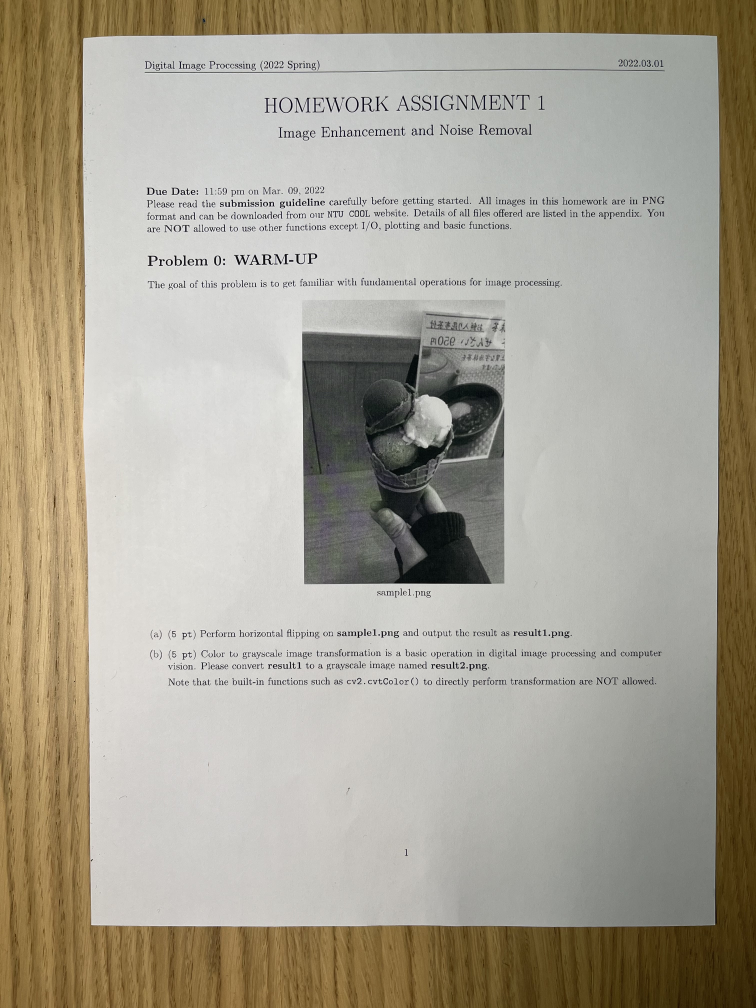
#> input picture Team17-2/test/IMG_0437.jpg, 3024 x 4032 px (shown at 1/4 size)
$ python 'preprocessing copy.py' --image ../test/IMG_0437.jpg
#> lines starting #> are read from the running program, lines starting #| are printed output that depends on the picture; after the words box and inside, x2 and y2 are one past the last pixel; in counts of white or black regions, pixels touching at a corner belong together
#> further down, img is the input picture: shape (4032, 3024, 3); mean B, G, R 147.2, 161.6, 167.6
# ---------------------------------------------------------------------------- #
#                                    Imports                                   #
# ---------------------------------------------------------------------------- #
from sklearn.cluster import KMeans
import math
import numpy as np
from matplotlib.figure import Figure
import cv2
import io

# ---------------------------------------------------------------------------- #
#                                Hyperparameters                               #
# ---------------------------------------------------------------------------- #
RESIZE_HEIGHT = 500
FILTER_SIZE = 11
FILTER_SIGMA_COLOR = 75
FILTER_SIGMA_SPACE = 75
ADAPTIVE_BLOCKSIZE = 11
ADAPTIVE_C = 2
HOUGH_LENGTH = 0.3 * RESIZE_HEIGHT
MAP_POINTS = np.array([(0,0), (2100,0), (2100, 2970), (0, 2970)], np.float32)

# ---------------------------------------------------------------------------- #
#                               Utility Functions                              #
# ---------------------------------------------------------------------------- #


def intersection_rho_theta(rho1, theta1, rho2, theta2):
    """
    Find the intersection of two lines using rho-theta representation.
    Ref: https://stackoverflow.com/questions/383480/intersection-of-two-lines-defined-in-rho-theta-parameterization
    """
    ct1 = np.cos(theta1)
    st1 = np.sin(theta1)
    ct2 = np.cos(theta2)
    st2 = np.sin(theta2)
    denom = ct1 * st2 - ct2 * st1
    if denom == 0:
        return None
    else:
        x = (st2 * rho1 - st1 * rho2) / denom
        y = (ct1 * rho2 - ct2 * rho1) / denom
        return x, y


def order_points(pts):
    """
    Order the points in a clockwise fashion.
    Ref: https://www.pyimagesearch.com/2014/08/25/4-point-opencv-getperspective-transform-example/
    """
    rect = np.zeros((4, 2), dtype="float32")
    s = pts.sum(axis=1)
    rect[0] = pts[np.argmin(s)]
    rect[2] = pts[np.argmax(s)]
    diff = np.diff(pts, axis=1)
    rect[1] = pts[np.argmin(diff)]
    rect[3] = pts[np.argmax(diff)]
    return rect

def draw_hough_lines(img, lines, color=(0, 0, 255), thickness=1, groups=None):
    if groups is not None:
        group_colors = [(255, 0, 0), (0, 255, 0), (0, 0, 255), (255, 255, 0), (255, 0, 255), (0, 255, 255)]
    img_colored = cv2.cvtColor(img, cv2.COLOR_GRAY2BGR)
    for i in range(0, len(lines)):
        rho = lines[i][0][0]
        theta = lines[i][0][1]
        a = math.cos(theta)
        b = math.sin(theta)
        x0 = a * rho
        y0 = b * rho
        pt1 = (int(x0 + 1000*(-b)), int(y0 + 1000*(a)))
        pt2 = (int(x0 - 1000*(-b)), int(y0 - 1000*(a)))
        if groups is not None:
            cv2.line(img_colored, pt1, pt2, group_colors[groups[i]], thickness, cv2.LINE_AA)
        else:
            cv2.line(img_colored, pt1, pt2, color, thickness, cv2.LINE_AA)
    return img_colored

def draw_points(img, points, color=(0, 0, 255), thickness=5):
    img_colored = cv2.cvtColor(img, cv2.COLOR_GRAY2BGR)
    for i in range(0, len(points)):
        pt = points[i]
        cv2.circle(img_colored, pt, thickness, color, -1)
    return img_colored

def convert_figure_to_array(figure):
    """
    Convert a Matplotlib figure to a numpy array
    Ref: https://stackoverflow.com/questions/7821518/matplotlib-save-plot-to-numpy-array
    """
    with io.BytesIO() as buff:
        figure.savefig(buff, format='raw')
        buff.seek(0)
        data = np.frombuffer(buff.getvalue(), dtype=np.uint8)
    w, h = figure.canvas.get_width_height()
    im = data.reshape((int(h), int(w), -1))
    return im

# [21 lines left out: function simplest_cb, not called in this run]
# ---------------------------------------------------------------------------- #
#                                  Main Logic                                  #
# ---------------------------------------------------------------------------- #
def crop_and_transform(img):
    """
    Crop the image and transform it to a Rectangle.
    """
    # ----------------- Setup Figure to Record Intermediate Steps ---------------- #
    fig = Figure(figsize=(15, 8))

    # ------------------------------- Preprocessing ------------------------------ #
    scale = RESIZE_HEIGHT / img.shape[0]
    resized = cv2.resize(img, (int(img.shape[1] * scale), RESIZE_HEIGHT))
    grayscale = cv2.cvtColor(resized, cv2.COLOR_BGR2GRAY)
    ax = fig.add_subplot(2, 3, 1)
    ax.imshow(grayscale, cmap='gray')
    ax.set_title('Grayscale')

    # --------------------------------- Binarize --------------------------------- #
    blurred = cv2.bilateralFilter(grayscale, FILTER_SIZE, FILTER_SIGMA_COLOR, FILTER_SIGMA_SPACE)
    equalized = cv2.createCLAHE(clipLimit=2.0, tileGridSize=(8, 8)).apply(blurred)
    thresh = cv2.adaptiveThreshold(equalized, 255, cv2.ADAPTIVE_THRESH_GAUSSIAN_C, cv2.THRESH_BINARY, ADAPTIVE_BLOCKSIZE, ADAPTIVE_C)
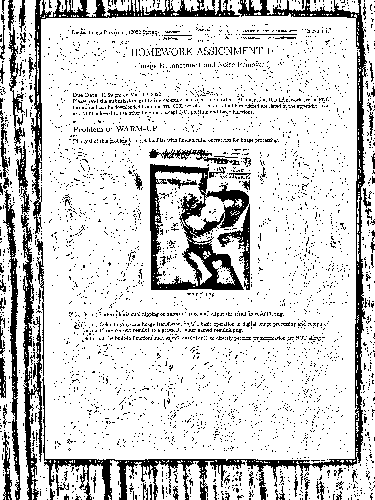
#> thresh: shape (500, 375); 83% white; 3546 black regions (3465 under 20 px), largest, box (x1, y1, x2, y2) and area: (42, 0, 367, 500) 6727, (150, 164, 250, 290) 5027, (31, 0, 240, 234) 2794

    # ------------------- Find the Largest Connected Component ------------------- #
    components = cv2.connectedComponentsWithStats(thresh)
    max_area = 0
    max_idx = 0
    for i in range(len(components[2])):
        if components[2][i][4] > max_area:
            max_area = components[2][i][4]
            max_idx = i
#> this loop made 404 passes
#> (max_area, max_idx) on passes 1 to 2: (31899, 0), (136114, 1)
#> after the loop, max_area = 136114; max_idx = 1
    filtered = np.zeros(thresh.shape, np.uint8)
    filtered[components[1] == max_idx] = 255
    filtered = cv2.morphologyEx(filtered, cv2.MORPH_OPEN, cv2.getStructuringElement(cv2.MORPH_ELLIPSE, (5,5)))

    # --------------------- Find the Border of the Component --------------------- #
    contour, hier = cv2.findContours(filtered,cv2.RETR_EXTERNAL,cv2.CHAIN_APPROX_SIMPLE)
    max_area = 0
    max_idx = 0
    for i in range(len(contour)):
        area = cv2.contourArea(contour[i])
        if area > max_area:
            max_area = area
            max_idx = i
    contour = contour[max_idx]
    contour_image = np.zeros(grayscale.shape, np.uint8)
    cv2.drawContours(contour_image, [contour], 0, 255, 2)
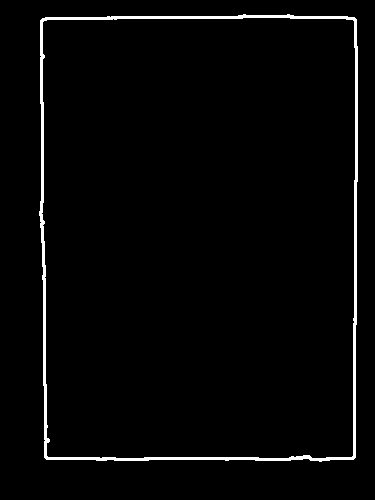
#> contour_image: shape (500, 375); 2.5% white; 1 white region, box (x1, y1, x2, y2) and area: (39, 14, 358, 462) 4637
    ax = fig.add_subplot(2, 3, 2)
    ax.imshow(contour_image, cmap='gray')
    ax.set_title('Contour')

    # ------------------------------ Hough Transform ----------------------------- #
    lines = lines = cv2.HoughLines(contour_image, 1, np.pi / 180, round(HOUGH_LENGTH), None, 0, 0)
    ax = fig.add_subplot(2, 3, 3)
    ax.imshow(draw_hough_lines(grayscale, lines))
#> after the loop in draw_hough_lines, `for i in range(0, len(lines)):`:
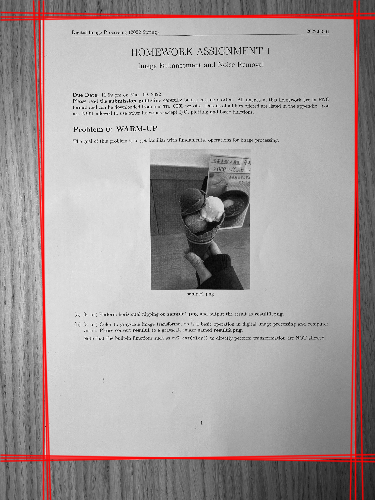
#> img_colored: shape (500, 375, 3); mean B, G, R 156.9, 156.9, 165.3
    ax.set_title('Hough Transform')

    # ------------------ Cluster the Lines Use the Center Points ----------------- #
    center = (int(grayscale.shape[1] / 2), int(grayscale.shape[0] / 2))
    points = []
    for i in range(0, len(lines)):
        # calculate the distance from the center of the image to the line
        rho = lines[i][0][0]
        theta = lines[i][0][1]
        a = math.cos(theta)
        b = math.sin(theta)
        x0 = a * rho
        y0 = b * rho
        orgin = np.array([x0, y0])
        direction = np.array([b, a])
        points.append(orgin + direction * np.dot(direction, center - orgin))

    kmeans = KMeans(n_clusters=4, random_state=0).fit_predict(points)
    ax = fig.add_subplot(2, 3, 4)
    ax.imshow(draw_hough_lines(grayscale, lines, groups=kmeans))
#> call 2 of draw_hough_lines, with lines = array of shape (12, 1, 2), color = (0, 0, 255), thickness = 1, groups = array of shape (12,)
#> after the loop in draw_hough_lines (call 2), `for i in range(0, len(lines)):`:
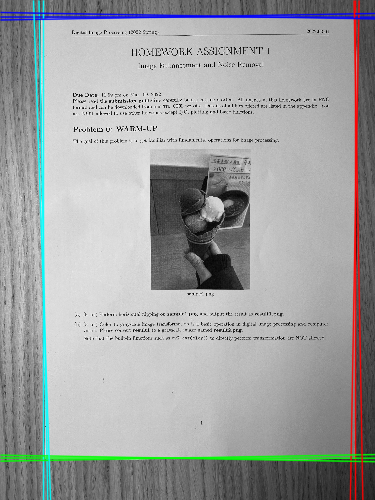
#> img_colored: shape (500, 375, 3); mean B, G, R 161.1, 161.1, 159.3
    ax.set_title('Clustered Lines')

    # -------- Cluster the Intersection Points of the Lines into 4 Groups -------- #
    intersections = []
    for i in range(0, len(kmeans)):
        for j in range(i+1, len(kmeans)):
            if kmeans[i] != kmeans[j]:
                point = intersection_rho_theta(lines[i][0][0], lines[i][0][1], lines[j][0][0], lines[j][0][1])
                if point is not None:
                    x,y = point
                    if 0 <= x < grayscale.shape[1] and 0 <= y < grayscale.shape[0]:
                        intersections.append(point)
    kmeans = KMeans(n_clusters=4, random_state=0).fit(intersections).cluster_centers_
    kmeans = order_points(np.array(kmeans, np.float32))
    ax = fig.add_subplot(2, 3, 5)
    ax.imshow(draw_points(grayscale, kmeans.astype(np.int32)))
#> the loop in draw_points, `for i in range(0, len(points)):` made 4 passes
#> pt on passes 1 to 4: [38, 16], [356, 16], [356, 458], [46, 458]
#> after the loop in draw_points, `for i in range(0, len(points)):`:
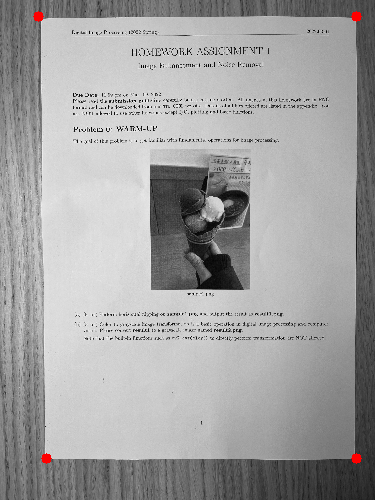
#> img_colored: shape (500, 375, 3); mean B, G, R 161.3, 161.3, 161.7
    ax.set_title('Clustered Intersections')

    # ----------------------- Perform Perspective Transfrom ---------------------- #
    homography = cv2.getPerspectiveTransform(kmeans / scale, MAP_POINTS)
#> homography = [[0.82, -0.0143, -253.4], [-1.75e-06, 0.813, -107.1], [-1.5e-10, -6.81e-06, 1]]
    warped = cv2.warpPerspective(img, homography, (2100, 2970))
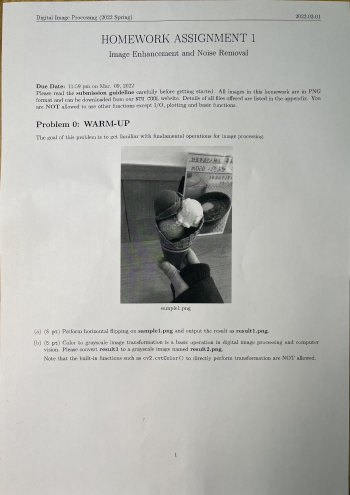
#> warped: shape (2970, 2100, 3) (shown at 1/6 size); mean B, G, R 176.2, 180.2, 179.7
    ax = fig.add_subplot(2, 3, 6)
    ax.imshow(warped)
    ax.set_title('Perspective Transformed')

    return convert_figure_to_array(fig), warped

if __name__ == '__main__':
    import argparse
    argparser = argparse.ArgumentParser()
    argparser.add_argument('-i', '--image', type=str, required=True)
    args = argparser.parse_args()
    img = cv2.imread(args.image)
    output, result = crop_and_transform(img)
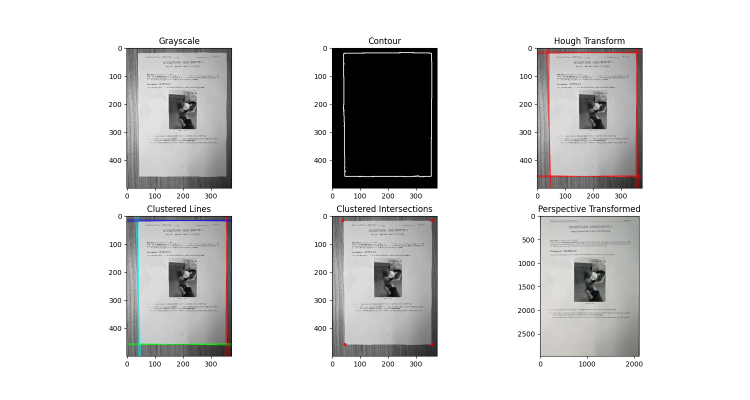
#> output: shape (800, 1500, 4) (shown at 1/2 size); mean B, G, R, A 218.2, 218.4, 218.7, 255
    cv2.imwrite('output.png', output)
    cv2.imwrite('result.png', result)

$ run again, on Team17-2/test/IMG_0441.jpg
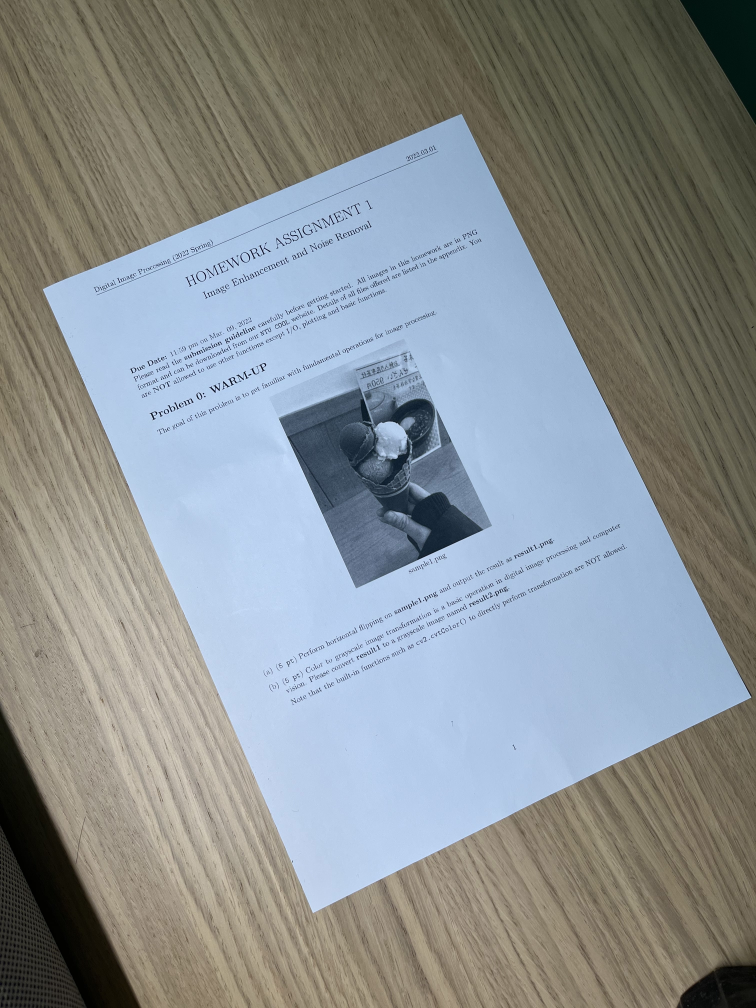
#> input picture Team17-2/test/IMG_0441.jpg, 3024 x 4032 px (shown at 1/4 size)
#> img is the input picture: shape (4032, 3024, 3); mean B, G, R 145.2, 143.1, 137.5
#> thresh: shape (500, 375); 79% white; 3833 black regions (3667 under 20 px), largest, box (x1, y1, x2, y2) and area: (0, 0, 375, 500) 7933, (138, 189, 240, 292) 2799, (0, 74, 164, 484) 2576
#> the loop in crop_and_transform, `for i in range(len(components[2])):` made 325 passes
#> (max_area, max_idx) on passes 1 to 2: (39449, 0), (143248, 1)
#> after the loop in crop_and_transform, `for i in range(len(components[2])):`: max_area = 143248; max_idx = 1
#> contour_image: shape (500, 375); 2.1% white; 1 white region, box (x1, y1, x2, y2) and area: (21, 56, 373, 453) 4021
#> the loop in draw_points, `for i in range(0, len(points)):` made 4 passes
#> pt on passes 1 to 4: [22, 143], [229, 55], [369, 346], [153, 451]
#> after the loop in draw_points, `for i in range(0, len(points)):`:
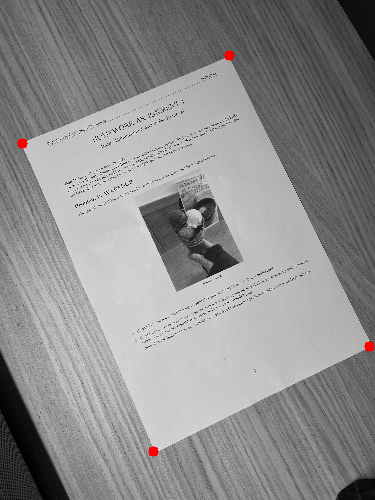
#> img_colored: shape (500, 375, 3); mean B, G, R 141.3, 141.3, 141.7
#> homography = [[1.07, -0.454, 331], [0.478, 1.13, -1391.5], [-7.79e-06, 3.32e-05, 1]]
#> `output, result = crop_and_transform(img)`:
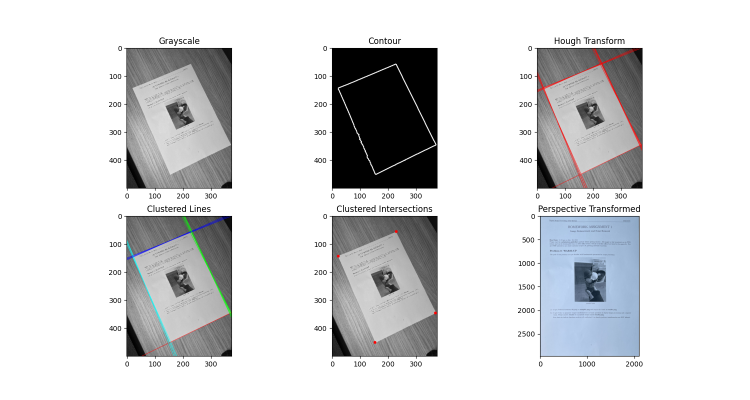
#> output: shape (800, 1500, 4) (shown at 1/2 size); mean B, G, R, A 216.2, 214.9, 214, 255

$ run again, on Team17-2/test/IMG_0442.jpg
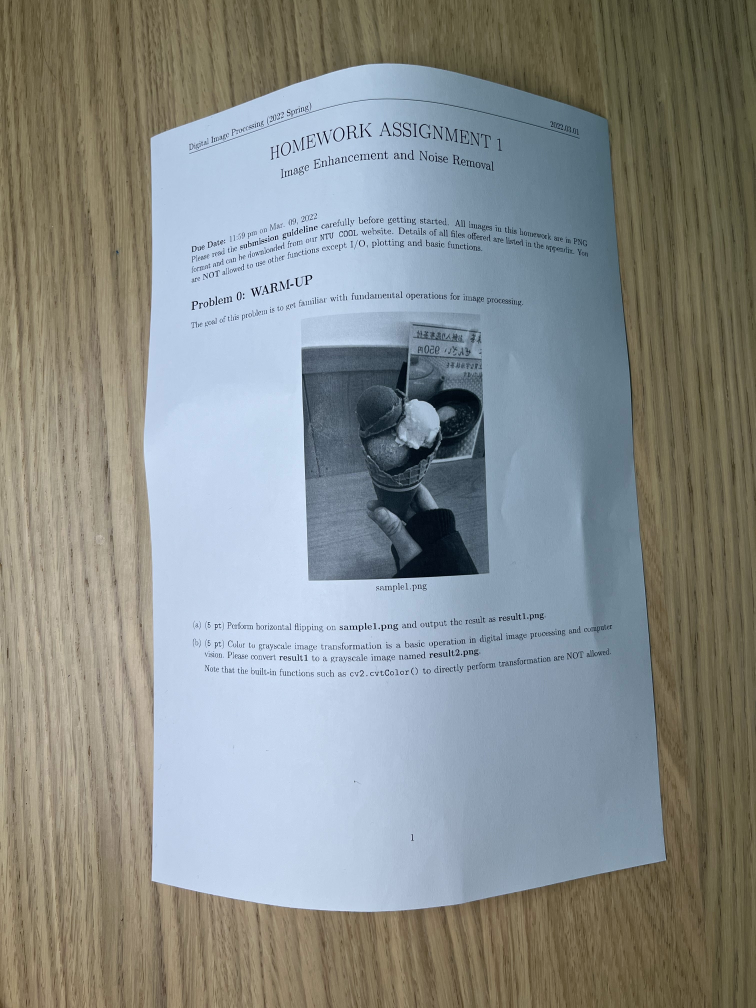
#> input picture Team17-2/test/IMG_0442.jpg, 3024 x 4032 px (shown at 1/4 size)
#> img is the input picture: shape (4032, 3024, 3); mean B, G, R 140.5, 141.5, 136.7
#> thresh: shape (500, 375); 78.5% white; 3175 black regions (3004 under 20 px), largest, box (x1, y1, x2, y2) and area: (150, 172, 243, 288) 4262, (40, 0, 84, 500) 4247, (84, 423, 332, 500) 3249
#> the loop in crop_and_transform, `for i in range(len(components[2])):` made 299 passes
#> (max_area, max_idx) on passes 1, 5: (40222, 0), (116321, 4)
#> after the loop in crop_and_transform, `for i in range(len(components[2])):`: max_area = 116321; max_idx = 4
#> contour_image: shape (500, 375); 2.9% white; 1 white region, box (x1, y1, x2, y2) and area: (68, 31, 334, 453) 5408
#> the loop in draw_points, `for i in range(0, len(points)):` made 4 passes
#> pt on passes 1 to 4: [71, 251], [308, 184], [317, 263], [74, 330]
#> after the loop in draw_points, `for i in range(0, len(points)):`:
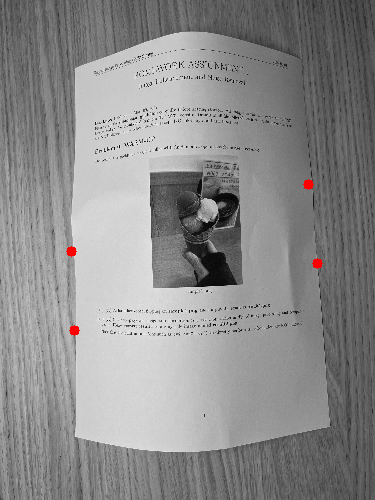
#> img_colored: shape (500, 375, 3); mean B, G, R 139.7, 139.7, 140.1
#> homography = [[1.21, -0.0508, -597.1], [1.47, 5.19, -11391.2], [2.35e-05, 3.84e-05, 1]]
#> `output, result = crop_and_transform(img)`:
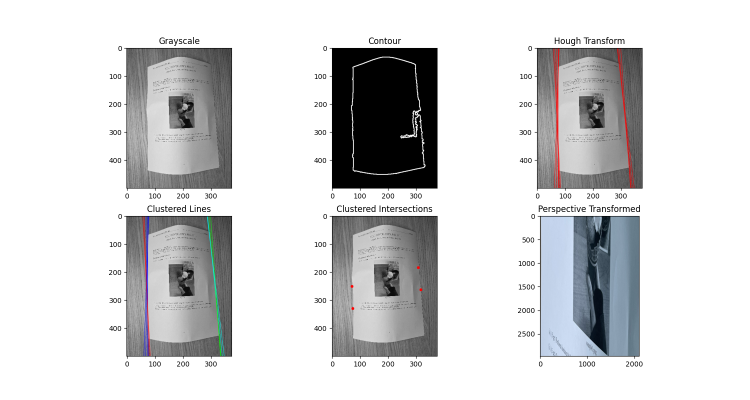
#> output: shape (800, 1500, 4) (shown at 1/2 size); mean B, G, R, A 213.7, 212.8, 212.3, 255
